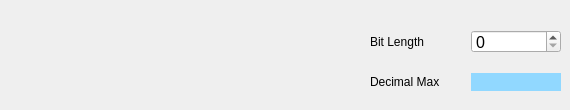
      <widget class="QWidget" name="tab_18">
       <attribute name="title">
        <string>Bit vs. Dec</string>
       </attribute>
       <widget class="QWidget" name="gridLayoutWidget_11">
        <property name="geometry">
         <rect>
          <x>370</x>
          <y>20</y>
          <width>191</width>
          <height>81</height>
         </rect>
        </property>
        <layout class="QGridLayout" name="gridLayout_11" rowstretch="0,0" columnstretch="1,1">
         <property name="topMargin">
          <number>10</number>
         </property>
         <property name="bottomMargin">
          <number>10</number>
         </property>
         <property name="horizontalSpacing">
          <number>10</number>
         </property>
         <property name="verticalSpacing">
          <number>20</number>
         </property>
         <item row="0" column="1">
          <widget class="QSpinBox" name="input_bitdec_bit">
           <property name="font">
            <font>
             <pointsize>12</pointsize>
             <bold>false</bold>
            </font>
           </property>
           <property name="accelerated">
            <bool>false</bool>
           </property>
          </widget>
         </item>
         <item row="0" column="0">
          <widget class="QLabel" name="label_bitdec_bit">
           <property name="text">
            <string>Bit Length</string>
           </property>
           <property name="alignment">
            <set>Qt::AlignLeading|Qt::AlignLeft|Qt::AlignVCenter</set>
           </property>
          </widget>
         </item>
         <item row="1" column="0">
          <widget class="QLabel" name="label_bitdec_dec">
           <property name="text">
            <string>Decimal Max</string>
           </property>
           <property name="alignment">
            <set>Qt::AlignLeading|Qt::AlignLeft|Qt::AlignVCenter</set>
           </property>
          </widget>
         </item>
         <item row="1" column="1">
          <widget class="QLabel" name="output_bitdec_dec">
           <property name="font">
            <font>
             <pointsize>12</pointsize>
             <bold>false</bold>
            </font>
           </property>
           <property name="styleSheet">
            <string notr="true">QLabel{background-color: rgb(145, 216, 255)}</string>
           </property>
           <property name="text">
            <string/>
           </property>
           <property name="alignment">
            <set>Qt::AlignRight|Qt::AlignTrailing|Qt::AlignVCenter</set>
           </property>
          </widget>
         </item>
        </layout>
       </widget>
      </widget>
